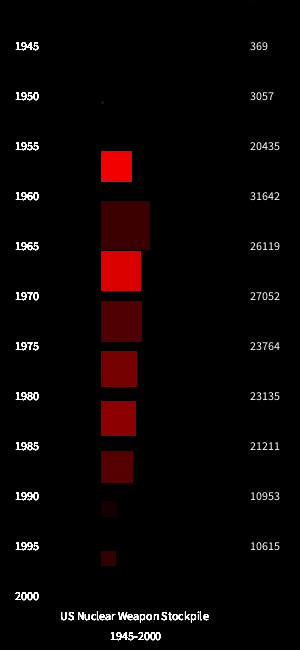
Frame 1 (no input)
Frame 60 (the mouse pressed at the canvas centre just before this capture): identical to frame 1, image omitted
Frame 120 (the mouse held since frame 60 and released just before this capture): identical to frame 1, image omitted

The Processing sketch that drew this single still picture (run headless with seeded random() and noise(); from frame 60 on, the mouse is pressed at the canvas centre):

// Processing sketch: processing_62219
// ── processing_62219.pde

/* OpenProcessing Tweak of *@*http://www.openprocessing.org/sketch/42578*@* */
/* !do not delete the line above, required for linking your tweak if you re-upload */
//Anthony Hernandez, "US Nuclear Weapon Stockpile 1945-2000"
//Second Edition
//October 11, 2011

//Nick- I am having trouble with the location of the data and how to align it with the text.
//Also, how to align the rectangles with the data and text.
 
  int data[] = {6, 369, 3057, 20435, 31642, 26119, 27052, 23764, 23135, 21211, 10953, 10615};
 // string dates[]= {"1945","1959","1955"."1969","1965","1970","1980","1990","1995","2000"};
  
void setup(){
  background(0);
  size(300,650);
  smooth(); 
   background(0);
  for(int i = 0; i < data.length; i++){
    float ellSize = map(data[i],6,31642,0,50);
    rect(100,i*50,ellSize,ellSize);
    fill(255,255,255);
   
  text("2000",15,600);
  text("1995",15,550);
  text("1990",15,500);
  text("1985",15,450);
  text("1980",15,400);
  text("1975",15,350);
  text("1970",15,300);
  text("1965",15,250);
  text("1960",15,200);
  text("1955",15,150);
  text("1950",15,100);
  text("1945",15,50);
  
    text("US Nuclear Weapon Stockpile",60,620);
    text("1945-2000",110,640);
    text(data[i],250,i*50);
    fill(random(0,255),random(0),random(0));
     
  }
  
}
 
 
void draw(){
 

}
